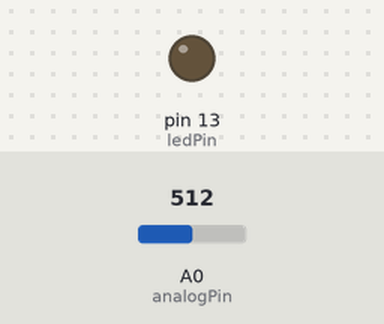
Bench run of a sketch on a simulated Arduino Uno, built with avr-gcc and run on an emulated ATmega328P. Shown: output pins drawn as LEDs (lit = HIGH). The test bench sets the inputs (shaded band); at power-on: A0 (analogPin) = 512. No radio packets arrive unless stated; what the sketch prints to the serial monitor is not drawn.

Above: at 6.5 s.
6.6 s: A0 (analogPin) set to 599
9.6 s: A0 (analogPin) set to 622
At 10.0 s:
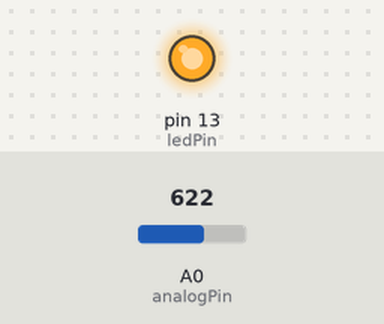
Timing chart, 0 to 12.6 s (numbered marks = the images above; inputs shaded):
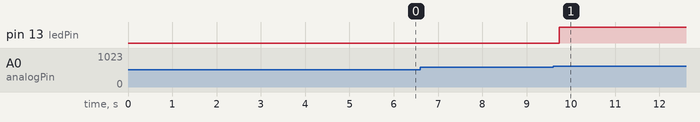

Measured:
- the behaviour switches between 614 and 615 on A0 (analogPin) (found by bisection; images 0 and 1)
- after the input at 6.6 s, every drawn part: stays the same
- after the input at 9.6 s, pin 13 (ledPin): LOW → HIGH after 0.14 s

The sketch:

em_sensor_test_NodeMCU.ino
```cpp
#include <SPI.h>
#include <nRF24L01.h>
#include <RF24.h>

// Sensor pins
const int analogPin = A0;
const int ledPin = 13;
const int sampleCount = 20;

// nRF24L01 setup
RF24 radio(2, 3);  // CE, CSN pins
const byte addresses[][6] = {"head1", "devc1", "devc2", "devc3", "devc4"};

const String deviceName = "device0001";

// Power cut detection variables
float detectionThresholdMax = 3.0;  // Upper threshold for power cut
float detectionThresholdMin = 1.0;  // Lower threshold for power cut
float ambientNoiseLevel = 0;
bool isCalibrated = false;
bool powerCutDetected = false;

void setup() {
  Serial.begin(9600);
  pinMode(ledPin, OUTPUT);
  pinMode(analogPin, INPUT);

  if (!radio.begin()) {
    Serial.println("NRF24 hardware not responding!");
    while (1);
  }

  radio.openReadingPipe(1, addresses[1]);  // Receive on device0001 pipe
  radio.setPALevel(RF24_PA_LOW);
  radio.startListening();

  Serial.println("=== Middle Device " + deviceName + " - Sensor Monitor ===");

  // Calibrate sensor
  calibrateSensor();
}

void loop() {
  if (!isCalibrated) return;

  float currentVoltage = readAverageVoltage(analogPin, sampleCount);

  // Power cut detection logic using min/max thresholds
  bool currentPowerCut = (currentVoltage > detectionThresholdMax || currentVoltage < detectionThresholdMin);

  digitalWrite(ledPin, currentPowerCut ? HIGH : LOW);

  // Power cut status change detection
  if (currentPowerCut != powerCutDetected) {
    powerCutDetected = currentPowerCut;

    if (powerCutDetected) {
      Serial.println("🚨 ⚠️ POWER CUT DETECTED! (Alert not sent)");
    } else {
      Serial.println("✅ POWER RESTORED (Notification not sent)");
    }
  }

  // Display sensor status every second
  static unsigned long lastPrint = 0;
  if (millis() - lastPrint > 1000) {
    lastPrint = millis();

    Serial.print("⏰ Time: ");
    Serial.print(millis() / 1000);
    Serial.print("s");

    // Sensor data
    Serial.print(" | 📊 Sensor: ");
    Serial.print(currentVoltage, 3);
    Serial.print("V ");
    Serial.print(currentPowerCut ? "🚨 POWER CUT" : "✅ NORMAL");

    // Threshold info
    Serial.print(" | 📈 Thresholds: [");
    Serial.print(detectionThresholdMin, 2);
    Serial.print("V - ");
    Serial.print(detectionThresholdMax, 2);
    Serial.print("V]");

    // Raw ADC value
    Serial.print(" | 🔢 Raw ADC: ");
    Serial.print(analogRead(analogPin));

    Serial.println();
  }

  // Handle incoming messages (for monitoring only)
  if (radio.available()) {
    char text[64] = "";
    radio.read(&text, sizeof(text));
    Serial.println("📡 Received message: " + String(text));
  }

  delay(100);
}

void calibrateSensor() {
  Serial.println("🔧 Calibrating sensor... Ensure normal power conditions");

  // Countdown
  for (int i = 5; i > 0; i--) {
    Serial.print(String(i) + "...");
    delay(1000);
  }
  Serial.println();

  // Measure ambient/normal power level
  ambientNoiseLevel = readAverageVoltage(analogPin, 100);

  // Set thresholds for power cut detection
  detectionThresholdMax = ambientNoiseLevel + 0.5;  // 0.5V above normal
  detectionThresholdMin = ambientNoiseLevel - 0.5;  // 0.5V below normal

  Serial.println("✅ Calibration Results:");
  Serial.print("   Normal Power Level: ");
  Serial.print(ambientNoiseLevel, 3);
  Serial.println("V");
  Serial.print("   Detection Range: [");
  Serial.print(detectionThresholdMin, 3);
  Serial.print("V - ");
  Serial.print(detectionThresholdMax, 3);
  Serial.println("V]");

  Serial.println("🎯 Calibration complete! Starting monitoring...");
  isCalibrated = true;
}

float readAverageVoltage(int pin, int samples) {
  long sum = 0;
  for (int i = 0; i < samples; i++) {
    sum += analogRead(pin);
    delay(2);
  }
  return (float)sum / samples * (5.0 / 1023.0);
}
```
